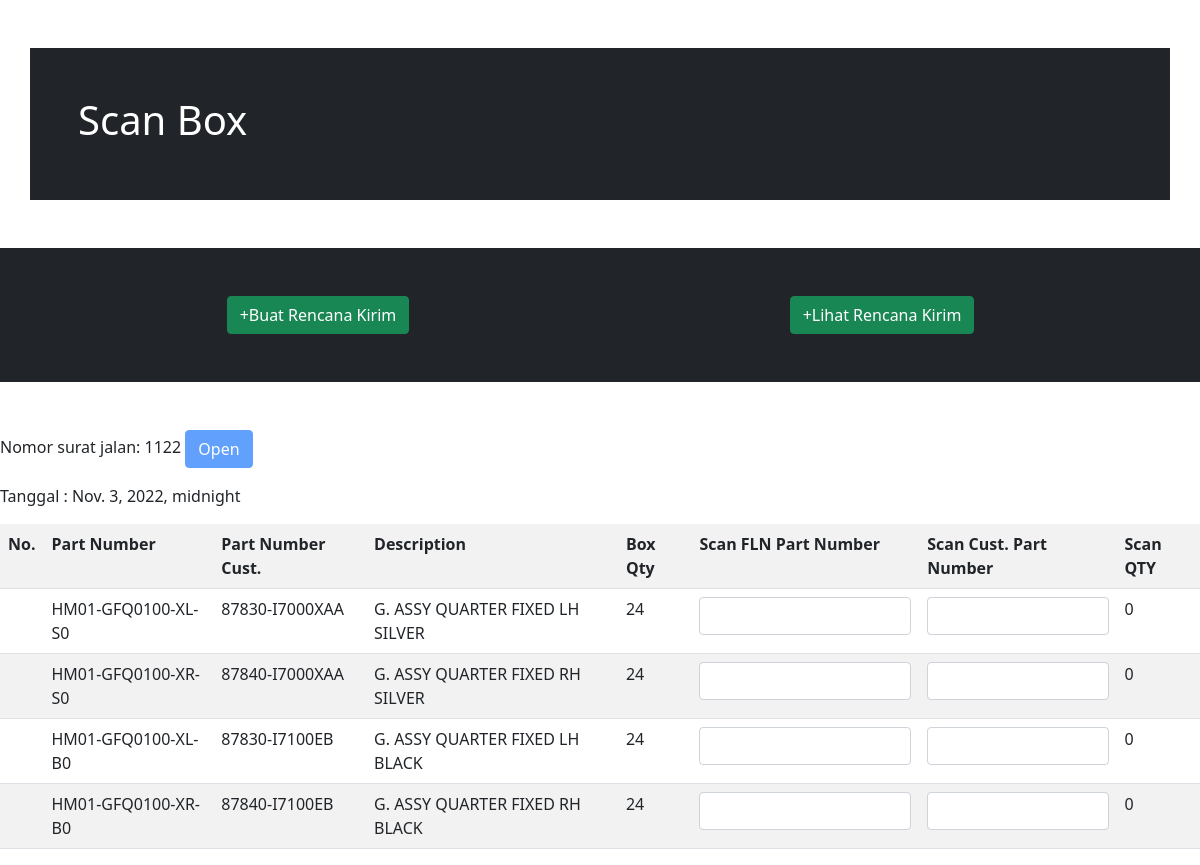
The page /delivery/31 on the database its author committed.
### scanner/models.py (models this page shows, shortened)
class RencanaKirim(models.Model):
    nomor_sj = models.CharField(max_length=6, unique=True)
    tanggal = models.DateTimeField()
    cycle = models.IntegerField(validators=[MaxValueValidator(20),MinValueValidator(1)])
    class Status(models.TextChoices):
        OPEN = 'Open',_('Open')
        SCANNED = 'Scanned',_('Scanned')
    status = models.CharField(max_length=7, choices=Status.choices, default=Status.OPEN)

class RencanaKirimDetail(models.Model):
    no_line = models.CharField(max_length=2)
    rencana_kirim = models.ForeignKey(RencanaKirim, on_delete=models.CASCADE, related_name='rencanakirimdetails')
    barang= models.ForeignKey(Barang, on_delete=models.CASCADE, related_name='barangs')
    qty = models.CharField(max_length=2)

class Barang(models.Model):
    part_number = models.CharField(max_length=18)
    description = models.CharField(max_length=32)
    part_number_customer =  models.CharField(max_length=18)
    barcode = models.TextField()
    color_code = models.CharField(max_length=3, blank=True, null=True)
    position_code = models.CharField(max_length=6, blank=True, null=True)
    qty_per_box = models.IntegerField(max_length=2, null=True)

### scanner/views.py (the view)
# urls.py: path('delivery/<int:pk>', views.Delivery.as_view(), name='delivery'),
class Delivery(UpdateView):
    model = RencanaKirim
    template_name = 'delivery.html'
    fields = ['nomor_sj', 'status']
    def get_context_data(self, **kwargs):
        detail = super(Delivery, self).get_context_data(**kwargs)
        detail['barang'] = RencanaKirimDetail.objects.all()
        return detail

### templates/delivery.html (shortened to what this page needs)
<!doctype html>
<html lang="en">
  <head>
    <link href="https://cdn.jsdelivr.net/npm/bootstrap@5.1.3/dist/css/bootstrap.min.css" rel="stylesheet">
  </head>
  <body onload="cekStatus()">
    <div class="container p-5 my-5 bg-dark text-white">
      <h1>Scan Box</h1>
    </div>
    <div class="container-fluid p-5 my-5 bg-dark text-white">
      <div class="row">
        <div class="col-sm-6 text-center">
          <a href="#" class="btn btn-success">+Buat Rencana Kirim</a>
        </div>
        <div class="col-sm-6 text-center">
          <a href="#" class="btn btn-success">+Lihat Rencana Kirim</a>
        </div>
      </div>
    </div>
    {% block content %}
    <div class="">
      <div class="text-right">
        <div class="sm-6"><p>Nomor surat jalan: {{ object.nomor_sj }} <button id="status" type="button" value="{{ object.status }}" class="btn btn-primary" disabled>{{ object.status }}</button></p></div>
        <div class="sm-6"><p>Tanggal : {{ object.tanggal }}</p></div>
      </div>
      <div class="row">
      <form>
        <table class="table table-striped">
          <tr>
            <th class="">No.</th>
            <th class="">Part Number</th>
            <th class="">Part Number Cust.</th>
            <th class="">Description</th>
            <th class="">Box Qty</th>
            <th class="">Scan FLN Part Number</th>
            <th class="">Scan Cust. Part Number</th>
            <th>Scan QTY</th>
          </tr>
          {% for detail in object.rencanakirimdetails.all  %}
          <tr>
            <td class="">{{ detail.nomor_line }}</td>
            <td id="part_number{{ detail.nomor_line }}" class="">{{ detail.barang.part_number }}</td>
            <td id="part_number_customer{{ detail.nomor_line }}" class="">{{ detail.barang.part_number_customer }}</td>
            <td class="">{{ detail.barang.description }}</td>
            <td id='qty_box{{ detail.nomor_line }}' class="">{{ detail.qty }}</td>
            <td class=""><input id='scan{{ detail.nomor_line }}' type="text" value="" autofocus maxlength="18" size="18" oninput="cekPartNumber()" class="form-control" ></td>
            <td class=""><input id='scanb{{ detail.nomor_line }}' type="text" value="" autofocus maxlength="33" size="14" oninput="cekPartNumberB()" class="form-control" ></td>
            <td id="qty_scanned{{ detail.nomor_line }}">0</td>
          </tr>
          {% endfor %}
        </table>
        </div>
      </div>
    {% endblock content %}
  </body>
</html>

### rows shown on the page
RencanaKirim: nomor_sj "1122", status "Open", tanggal "Nov. 3, 2022, midnight"
RencanaKirimDetail: barang.part_number "HM01-GFQ0100-XL-S0", barang.part_number_customer "87830-I7000XAA", barang.description "G. ASSY QUARTER FIXED LH SILVER", qty "24"
RencanaKirimDetail: barang.part_number "HM01-GFQ0100-XR-S0", barang.part_number_customer "87840-I7000XAA", barang.description "G. ASSY QUARTER FIXED RH SILVER", qty "24"
RencanaKirimDetail: barang.part_number "HM01-GFQ0100-XL-B0", barang.part_number_customer "87830-I7100EB", barang.description "G. ASSY QUARTER FIXED LH BLACK", qty "24"
RencanaKirimDetail: barang.part_number "HM01-GFQ0100-XR-B0", barang.part_number_customer "87840-I7100EB", barang.description "G. ASSY QUARTER FIXED RH BLACK", qty "24"
